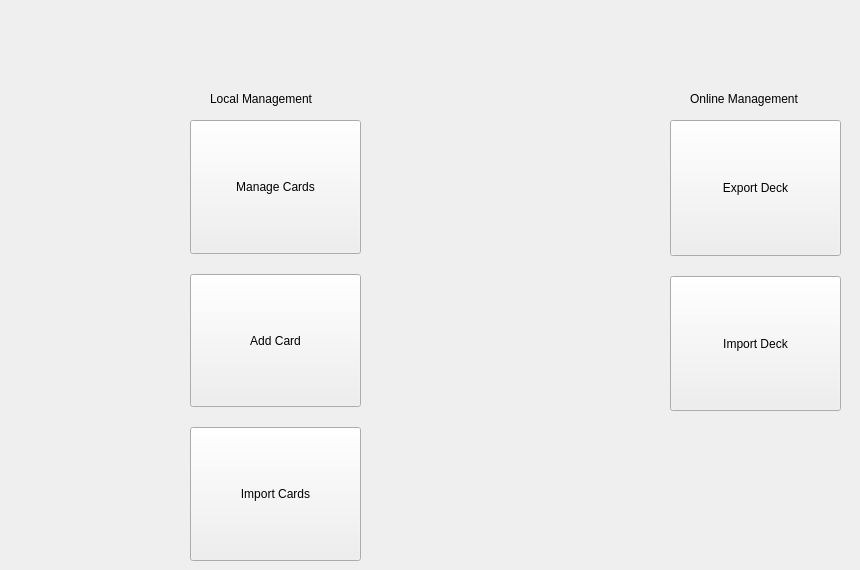
    <widget class="QWidget" name="DeckMain">
     <widget class="QWidget" name="verticalLayoutWidget">
      <property name="geometry">
       <rect>
        <x>190</x>
        <y>120</y>
        <width>171</width>
        <height>441</height>
       </rect>
      </property>
      <layout class="QVBoxLayout" name="verticalLayout_2">
       <property name="spacing">
        <number>20</number>
       </property>
       <property name="topMargin">
        <number>0</number>
       </property>
       <item>
        <widget class="QPushButton" name="deckManagerCollection">
         <property name="sizePolicy">
          <sizepolicy hsizetype="Minimum" vsizetype="MinimumExpanding">
           <horstretch>0</horstretch>
           <verstretch>0</verstretch>
          </sizepolicy>
         </property>
         <property name="text">
          <string>Manage Cards</string>
         </property>
        </widget>
       </item>
       <item>
        <widget class="QPushButton" name="deckManagerAddCard">
         <property name="sizePolicy">
          <sizepolicy hsizetype="Minimum" vsizetype="MinimumExpanding">
           <horstretch>0</horstretch>
           <verstretch>0</verstretch>
          </sizepolicy>
         </property>
         <property name="text">
          <string>Add Card</string>
         </property>
        </widget>
       </item>
       <item>
        <widget class="QPushButton" name="deckManagerImport">
         <property name="sizePolicy">
          <sizepolicy hsizetype="Minimum" vsizetype="MinimumExpanding">
           <horstretch>0</horstretch>
           <verstretch>0</verstretch>
          </sizepolicy>
         </property>
         <property name="text">
          <string>Import Cards</string>
         </property>
        </widget>
       </item>
      </layout>
     </widget>
     <widget class="QWidget" name="verticalLayoutWidget_2">
      <property name="geometry">
       <rect>
        <x>670</x>
        <y>120</y>
        <width>171</width>
        <height>291</height>
       </rect>
      </property>
      <layout class="QVBoxLayout" name="verticalLayout_3">
       <property name="spacing">
        <number>20</number>
       </property>
       <property name="topMargin">
        <number>0</number>
       </property>
       <item>
        <widget class="QPushButton" name="deckManagerExport">
         <property name="sizePolicy">
          <sizepolicy hsizetype="Minimum" vsizetype="Minimum">
           <horstretch>0</horstretch>
           <verstretch>0</verstretch>
          </sizepolicy>
         </property>
         <property name="text">
          <string>Export Deck</string>
         </property>
        </widget>
       </item>
       <item>
        <widget class="QPushButton" name="deckManagerImportFromServer">
         <property name="sizePolicy">
          <sizepolicy hsizetype="Minimum" vsizetype="Minimum">
           <horstretch>0</horstretch>
           <verstretch>0</verstretch>
          </sizepolicy>
         </property>
         <property name="text">
          <string>Import Deck</string>
         </property>
        </widget>
       </item>
      </layout>
     </widget>
     <widget class="QLabel" name="label_23">
      <property name="geometry">
       <rect>
        <x>210</x>
        <y>90</y>
        <width>161</width>
        <height>17</height>
       </rect>
      </property>
      <property name="text">
       <string>Local Management</string>
      </property>
     </widget>
     <widget class="QLabel" name="label_24">
      <property name="geometry">
       <rect>
        <x>690</x>
        <y>90</y>
        <width>161</width>
        <height>17</height>
       </rect>
      </property>
      <property name="text">
       <string>Online Management</string>
      </property>
     </widget>
    </widget>
